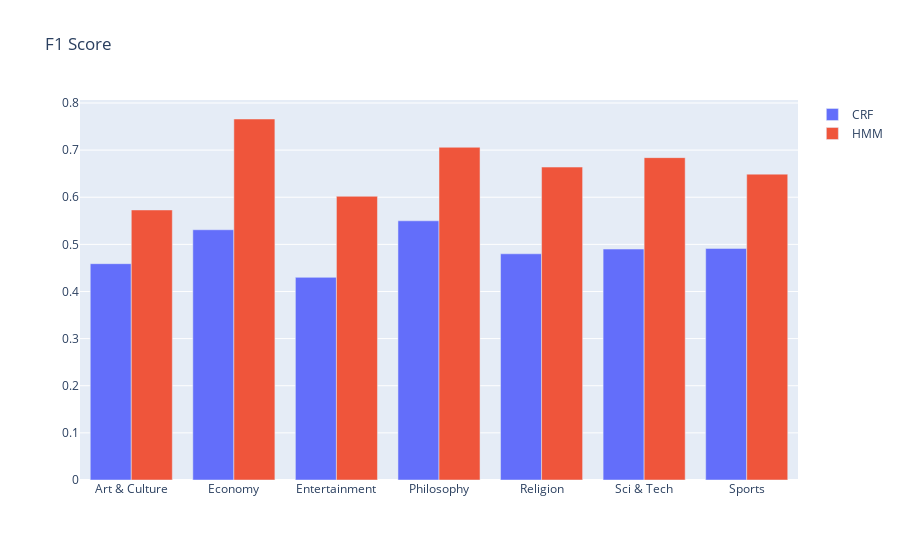

The notebook cell this image was saved under:
### Code cell
import plotly.graph_objects as go
domains=['Art & Culture', 'Economy', 'Entertainment' ,'Philosophy' ,'Religion' ,'Sci & Tech' ,'Sports']

fig = go.Figure(data=[
    go.Bar(name='CRF', x=domains, y=[0.459 ,0.531 ,0.430 , 0.55 ,0.48 ,0.49 ,0.4914]),
    go.Bar(name='HMM', x=domains, y=[0.573 ,0.766 ,0.602 ,0.706 , 0.664 , 0.684 , 0.649])
] )
# Change the bar mode
fig.update_layout(barmode='group' ,title_text='F1 Score')
fig.show()

### Figure 1 — Plotly figure (JSON) as saved in the notebook; plotly's stock layout.template omitted (floating-point values rounded to 4 significant figures)
{"data": [{"name": "CRF", "type": "bar", "x": ["Art & Culture", "Economy", "Entertainment", "Philosophy", "Religion", "Sci & Tech", "Sports"], "y": [0.459, 0.531, 0.43, 0.55, 0.48, 0.49, 0.4914]}, {"name": "HMM", "type": "bar", "x": ["Art & Culture", "Economy", "Entertainment", "Philosophy", "Religion", "Sci & Tech", "Sports"], "y": [0.573, 0.766, 0.602, 0.706, 0.664, 0.684, 0.649]}], "layout": {"barmode": "group", "title": {"text": "F1 Score"}}}
